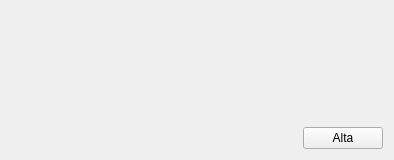
<?xml version="1.0" encoding="UTF-8"?>
<ui version="4.0">
 <class>AltaCuentaForm</class>
 <widget class="QWidget" name="AltaCuentaForm">
  <property name="geometry">
   <rect>
    <x>0</x>
    <y>0</y>
    <width>394</width>
    <height>160</height>
   </rect>
  </property>
  <property name="windowTitle">
   <string>Form</string>
  </property>
  <layout class="QVBoxLayout" name="verticalLayout">
   <item>
    <widget class="QWidget" name="widget" native="true"/>
   </item>
   <item>
    <layout class="QHBoxLayout" name="horizontalLayout">
     <item>
      <spacer name="horizontalSpacer">
       <property name="orientation">
        <enum>Qt::Horizontal</enum>
       </property>
       <property name="sizeHint" stdset="0">
        <size>
         <width>40</width>
         <height>20</height>
        </size>
       </property>
      </spacer>
     </item>
     <item>
      <widget class="QPushButton" name="alta2PushButton">
       <property name="text">
        <string>Alta</string>
       </property>
      </widget>
     </item>
    </layout>
   </item>
  </layout>
 </widget>
 <resources/>
 <connections/>
</ui>
